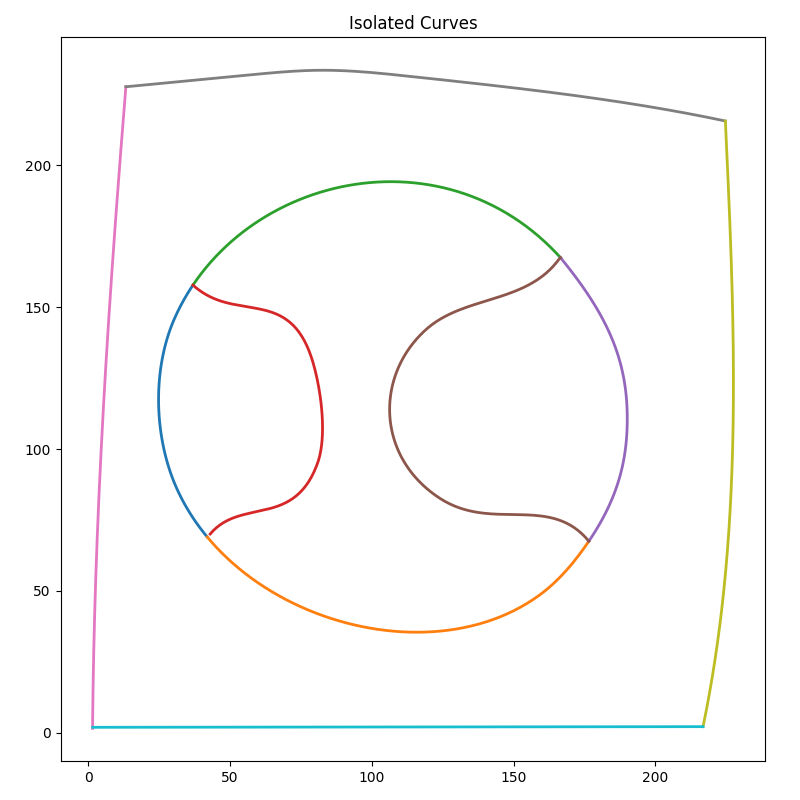
#> input picture lecture/isolated_plot.png, 800 x 800 px
$ jupyter execute regu.ipynb
#> lines starting #> are read from the running program, lines starting #| are printed output that depends on the picture
[cell 1]
import cv2
import numpy as np
import matplotlib.pyplot as plt

[cell 2]
image = cv2.imread('isolated_plot.png')
#> image is the input picture: shape (800, 800, 3); mean B, G, R 250.3, 250.7, 250.9

image_rgb = cv2.cvtColor(image, cv2.COLOR_BGR2RGB)

b,g,r = cv2.split(image_rgb)
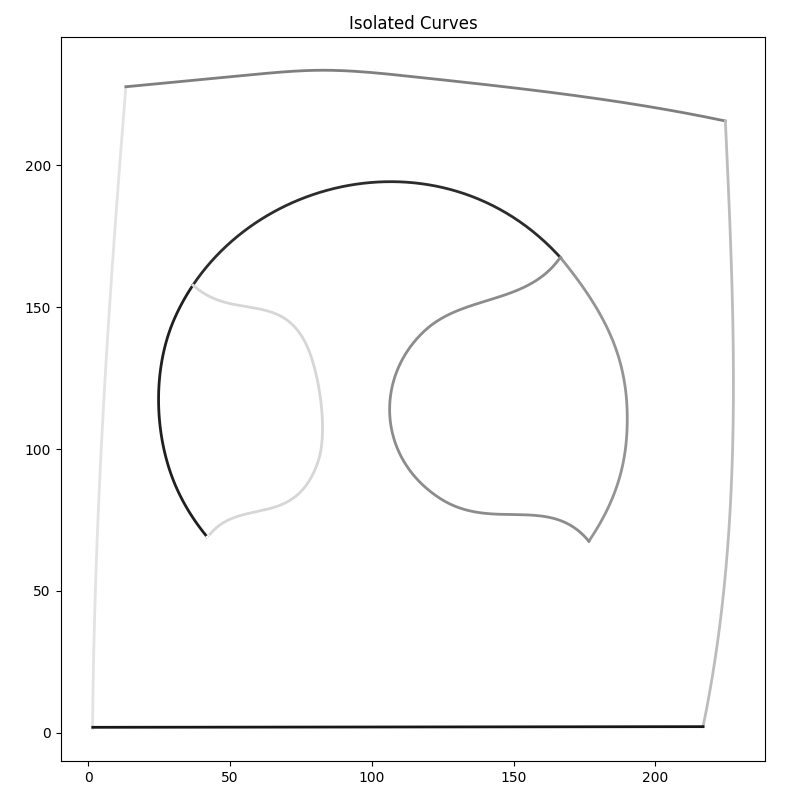
#> b: shape (800, 800); min 0, max 255, mean 250.9
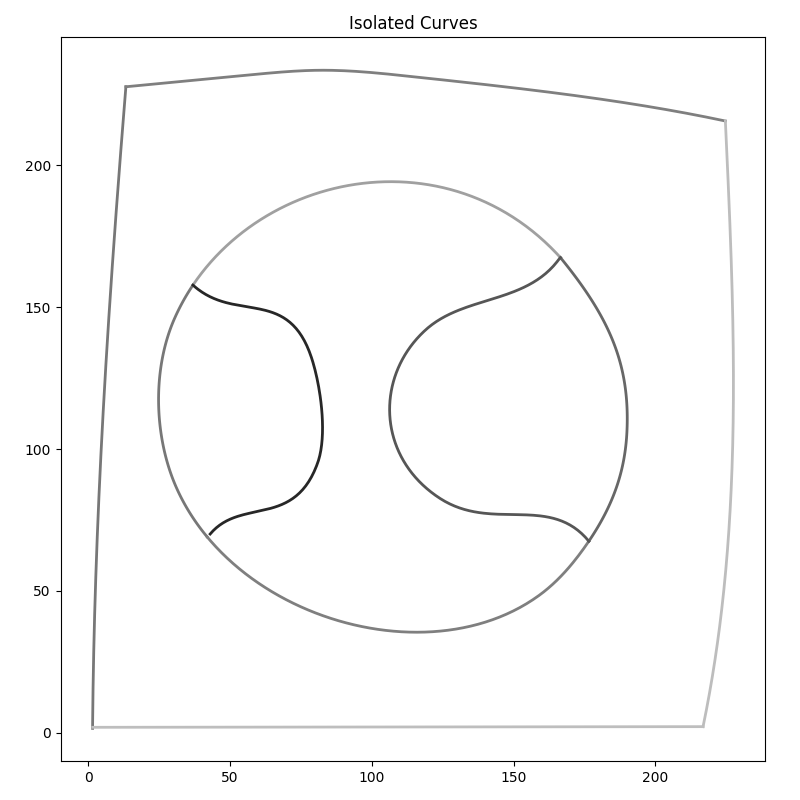
#> g: shape (800, 800); min 0, max 255, mean 250.7

min_value = 0
max_value = 1
norm_type = cv2.NORM_MINMAX

b_normalized = cv2.normalize(b.astype('float'), None, min_value, max_value, norm_type)
g_normalized = cv2.normalize(g.astype('float'), None, min_value, max_value, norm_type)
r_normalized = cv2.normalize(r.astype('float'), None, min_value, max_value, norm_type)

# merge the three channels into one image
normalized_img = cv2.merge((b_normalized, g_normalized, r_normalized))

# display the original and the normalized image
fig, axes = plt.subplots(1, 2, figsize=(15, 5))
axes[0].imshow(image_rgb)
axes[0].set_title('Original Image')
# axes[0].set_xticklabels([])
# axes[0].set_yticklabels([])

axes[1].imshow(normalized_img)
axes[1].set_title('Normalised Image')
# axes[1].set_xticklabels([])
# axes[1].set_yticklabels([])

plt.show()
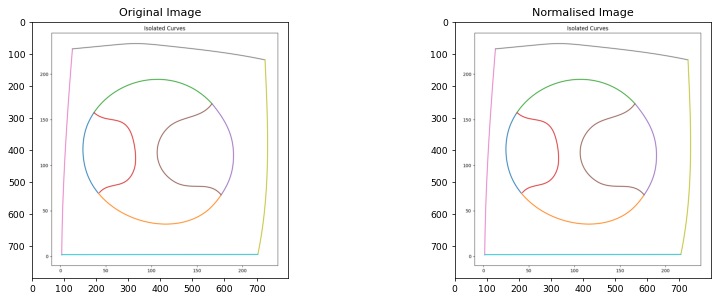
#> figure drawn by matplotlib, 2 panels

[cell 3]
# check the difference between the original and the normalized image
diff = np.abs(image_rgb - normalized_img)
plt.imshow(diff)
plt.title('Difference Image')
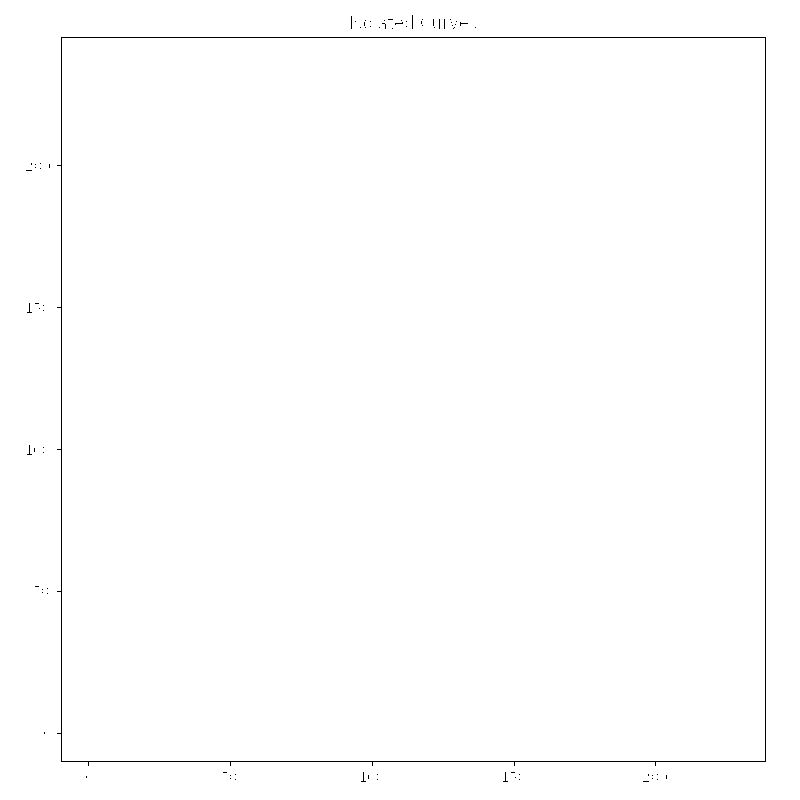
#> shown: shape (800, 800, 3) float64; min 0, max 1, mean 0.995
